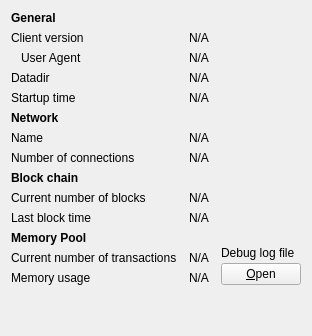
     <widget class="QWidget" name="tab_info">
      <attribute name="title">
       <string>&amp;Information</string>
      </attribute>
      <layout class="QGridLayout" name="gridLayout" columnstretch="0,1,0">
       <property name="horizontalSpacing">
        <number>12</number>
       </property>
       <item row="0" column="0">
        <widget class="QLabel" name="label_9">
         <property name="font">
          <font>
           <weight>75</weight>
           <bold>true</bold>
          </font>
         </property>
         <property name="text">
          <string>General</string>
         </property>
        </widget>
       </item>
       <item row="1" column="0">
        <widget class="QLabel" name="label_6">
         <property name="text">
          <string>Client version</string>
         </property>
        </widget>
       </item>
       <item row="1" column="1" colspan="2">
        <widget class="QLabel" name="clientVersion">
         <property name="cursor">
          <cursorShape>IBeamCursor</cursorShape>
         </property>
         <property name="text">
          <string>N/A</string>
         </property>
         <property name="textFormat">
          <enum>Qt::PlainText</enum>
         </property>
         <property name="textInteractionFlags">
          <set>Qt::LinksAccessibleByMouse|Qt::TextSelectableByKeyboard|Qt::TextSelectableByMouse</set>
         </property>
        </widget>
       </item>
       <item row="2" column="0">
        <widget class="QLabel" name="labelClientUserAgent">
         <property name="text">
          <string>User Agent</string>
         </property>
         <property name="indent">
          <number>10</number>
         </property>
        </widget>
       </item>
       <item row="2" column="1" colspan="2">
        <widget class="QLabel" name="clientUserAgent">
         <property name="cursor">
          <cursorShape>IBeamCursor</cursorShape>
         </property>
         <property name="text">
          <string>N/A</string>
         </property>
         <property name="textFormat">
          <enum>Qt::PlainText</enum>
         </property>
         <property name="textInteractionFlags">
          <set>Qt::LinksAccessibleByMouse|Qt::TextSelectableByKeyboard|Qt::TextSelectableByMouse</set>
         </property>
        </widget>
       </item>
       <!-- <item row="3" column="0">
        <widget class="QLabel" name="label_berkeleyDBVersion">
         <property name="text">
          <string>Using BerkeleyDB version</string>
         </property>
         <property name="indent">
          <number>10</number>
         </property>
        </widget>
       </item>
       <item row="3" column="1" colspan="2">
        <widget class="QLabel" name="berkeleyDBVersion">
         <property name="cursor">
          <cursorShape>IBeamCursor</cursorShape>
         </property>
         <property name="text">
          <string>N/A</string>
         </property>
         <property name="textFormat">
          <enum>Qt::PlainText</enum>
         </property>
         <property name="textInteractionFlags">
          <set>Qt::LinksAccessibleByMouse|Qt::TextSelectableByKeyboard|Qt::TextSelectableByMouse</set>
         </property>
        </widget>
       </item> -->
       <item row="4" column="0">
        <widget class="QLabel" name="label_12">
         <property name="text">
          <string>Datadir</string>
         </property>
        </widget>
       </item>
       <item row="4" column="1" colspan="2">
        <widget class="QLabel" name="dataDir">
         <property name="cursor">
          <cursorShape>IBeamCursor</cursorShape>
         </property>
         <property name="text">
          <string>N/A</string>
         </property>
         <property name="textFormat">
          <enum>Qt::PlainText</enum>
         </property>
         <property name="wordWrap">
          <bool>true</bool>
         </property>
         <property name="textInteractionFlags">
          <set>Qt::LinksAccessibleByMouse|Qt::TextSelectableByKeyboard|Qt::TextSelectableByMouse</set>
         </property>
        </widget>
       </item>
       <item row="5" column="0">
        <widget class="QLabel" name="label_13">
         <property name="text">
          <string>Startup time</string>
         </property>
        </widget>
       </item>
       <item row="5" column="1" colspan="2">
        <widget class="QLabel" name="startupTime">
         <property name="cursor">
          <cursorShape>IBeamCursor</cursorShape>
         </property>
         <property name="text">
          <string>N/A</string>
         </property>
         <property name="textFormat">
          <enum>Qt::PlainText</enum>
         </property>
         <property name="textInteractionFlags">
          <set>Qt::LinksAccessibleByMouse|Qt::TextSelectableByKeyboard|Qt::TextSelectableByMouse</set>
         </property>
        </widget>
       </item>
       <item row="6" column="0">
           <widget class="QLabel" name="labelNetwork">
               <property name="font">
                   <font>
                       <weight>75</weight>
                       <bold>true</bold>
                   </font>
               </property>
               <property name="text">
                   <string>Network</string>
               </property>
           </widget>
       </item>
       <item row="7" column="0">
        <widget class="QLabel" name="label_8">
         <property name="text">
          <string>Name</string>
         </property>
        </widget>
       </item>
       <item row="7" column="1" colspan="2">
        <widget class="QLabel" name="networkName">
         <property name="cursor">
          <cursorShape>IBeamCursor</cursorShape>
         </property>
         <property name="text">
          <string>N/A</string>
         </property>
         <property name="textFormat">
          <enum>Qt::PlainText</enum>
         </property>
         <property name="textInteractionFlags">
          <set>Qt::LinksAccessibleByMouse|Qt::TextSelectableByKeyboard|Qt::TextSelectableByMouse</set>
         </property>
        </widget>
       </item>
       <item row="8" column="0">
        <widget class="QLabel" name="label_7">
         <property name="text">
          <string>Number of connections</string>
         </property>
        </widget>
       </item>
       <item row="8" column="1" colspan="2">
        <widget class="QLabel" name="numberOfConnections">
         <property name="cursor">
          <cursorShape>IBeamCursor</cursorShape>
         </property>
         <property name="text">
          <string>N/A</string>
         </property>
         <property name="textFormat">
          <enum>Qt::PlainText</enum>
         </property>
         <property name="textInteractionFlags">
          <set>Qt::LinksAccessibleByMouse|Qt::TextSelectableByKeyboard|Qt::TextSelectableByMouse</set>
         </property>
        </widget>
       </item>
       <item row="9" column="0">
        <widget class="QLabel" name="label_10">
         <property name="font">
          <font>
           <weight>75</weight>
           <bold>true</bold>
          </font>
         </property>
         <property name="text">
          <string>Block chain</string>
         </property>
        </widget>
       </item>
       <item row="10" column="0">
        <widget class="QLabel" name="label_3">
         <property name="text">
          <string>Current number of blocks</string>
         </property>
        </widget>
       </item>
       <item row="10" column="1" colspan="2">
        <widget class="QLabel" name="numberOfBlocks">
         <property name="cursor">
          <cursorShape>IBeamCursor</cursorShape>
         </property>
         <property name="text">
          <string>N/A</string>
         </property>
         <property name="textFormat">
          <enum>Qt::PlainText</enum>
         </property>
         <property name="textInteractionFlags">
          <set>Qt::LinksAccessibleByMouse|Qt::TextSelectableByKeyboard|Qt::TextSelectableByMouse</set>
         </property>
        </widget>
       </item>
       <item row="11" column="0">
        <widget class="QLabel" name="labelLastBlockTime">
         <property name="text">
          <string>Last block time</string>
         </property>
        </widget>
       </item>
       <item row="11" column="1" colspan="2">
        <widget class="QLabel" name="lastBlockTime">
         <property name="cursor">
          <cursorShape>IBeamCursor</cursorShape>
         </property>
         <property name="text">
          <string>N/A</string>
         </property>
         <property name="textFormat">
          <enum>Qt::PlainText</enum>
         </property>
         <property name="textInteractionFlags">
          <set>Qt::LinksAccessibleByMouse|Qt::TextSelectableByKeyboard|Qt::TextSelectableByMouse</set>
         </property>
        </widget>
       </item>
       <item row="12" column="0">
        <widget class="QLabel" name="labelMempoolTitle">
         <property name="font">
          <font>
           <weight>75</weight>
           <bold>true</bold>
          </font>
         </property>
         <property name="text">
          <string>Memory Pool</string>
         </property>
        </widget>
       </item>
       <item row="13" column="0">
        <widget class="QLabel" name="labelNumberOfTransactions">
         <property name="text">
          <string>Current number of transactions</string>
         </property>
        </widget>
       </item>
       <item row="13" column="1">
        <widget class="QLabel" name="mempoolNumberTxs">
         <property name="cursor">
          <cursorShape>IBeamCursor</cursorShape>
         </property>
         <property name="text">
          <string>N/A</string>
         </property>
         <property name="textFormat">
          <enum>Qt::PlainText</enum>
         </property>
         <property name="textInteractionFlags">
          <set>Qt::LinksAccessibleByMouse|Qt::TextSelectableByKeyboard|Qt::TextSelectableByMouse</set>
         </property>
        </widget>
       </item>
       <item row="14" column="0">
        <widget class="QLabel" name="labelMemoryUsage">
         <property name="text">
          <string>Memory usage</string>
         </property>
        </widget>
       </item>
       <item row="14" column="1">
        <widget class="QLabel" name="mempoolSize">
         <property name="cursor">
          <cursorShape>IBeamCursor</cursorShape>
         </property>
         <property name="text">
          <string>N/A</string>
         </property>
         <property name="textFormat">
          <enum>Qt::PlainText</enum>
         </property>
         <property name="textInteractionFlags">
          <set>Qt::LinksAccessibleByMouse|Qt::TextSelectableByKeyboard|Qt::TextSelectableByMouse</set>
         </property>
        </widget>
       </item>
       <item row="12" column="2" rowspan="3">
        <layout class="QVBoxLayout" name="verticalLayoutDebugButton">
         <property name="spacing">
          <number>3</number>
         </property>
         <item>
          <spacer name="verticalSpacer_2">
           <property name="orientation">
            <enum>Qt::Vertical</enum>
           </property>
           <property name="sizeHint" stdset="0">
            <size>
             <width>10</width>
             <height>5</height>
            </size>
           </property>
          </spacer>
         </item>
         <item>
          <widget class="QLabel" name="labelDebugLogfile">
           <property name="text">
            <string>Debug log file</string>
           </property>
          </widget>
         </item>
         <item>
          <widget class="QPushButton" name="openDebugLogfileButton">
           <property name="toolTip">
            <string>Open the %1 debug log file from the current data directory. This can take a few seconds for large log files.</string>
           </property>
           <property name="text">
            <string>&amp;Open</string>
           </property>
           <property name="autoDefault">
            <bool>false</bool>
           </property>
          </widget>
         </item>
        </layout>
       </item>
       <item row="15" column="0">
        <spacer name="verticalSpacer">
         <property name="orientation">
          <enum>Qt::Vertical</enum>
         </property>
         <property name="sizeHint" stdset="0">
          <size>
           <width>20</width>
           <height>40</height>
          </size>
         </property>
        </spacer>
       </item>
      </layout>
     </widget>
